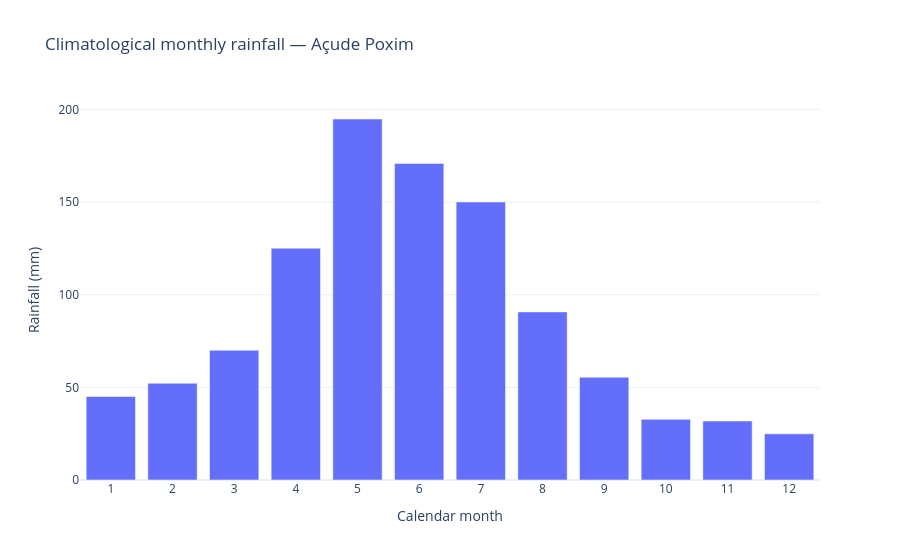

Source (notebook cell):
### Markdown cell above
## Climatological annual cycle

This table and chart show the twelve supplied monthly normals, independently of the
historical window. Their sum is the climatological annual rainfall total in mm/year.

### Code cell
climatology_table = climatology_data["basin_mean"].to_series().rename("climatology_mm").to_frame()
ipython_display(climatology_table.round(2))
print(f"Climatological annual rainfall: {climatology_table['climatology_mm'].sum():.1f} mm/year")

fig = go.Figure(
    go.Bar(
        x=climatology_table.index,
        y=climatology_table["climatology_mm"],
        name="MERGE climatology",
    )
)
fig.update_layout(
    title=f"Climatological monthly rainfall — {BASIN_NAME}",
    xaxis={"title": "Calendar month", "tickmode": "linear", "dtick": 1},
    yaxis_title="Rainfall (mm)",
    template="plotly_white",
)
fig.show()

### Figure 1 — Plotly figure (JSON) as saved in the notebook; plotly's stock layout.template omitted (floating-point values rounded to 4 significant figures)
{"data": [{"name": "MERGE climatology", "type": "bar", "x": [1, 2, 3, 4, 5, 6, 7, 8, 9, 10, 11, 12], "y": [45.09, 52.23, 70.05, 125.1, 194.9, 170.9, 150.1, 90.76, 55.47, 32.76, 31.83, 24.92]}], "layout": {"title": {"text": "Climatological monthly rainfall — Açude Poxim"}, "xaxis": {"dtick": 1, "tickmode": "linear", "title": {"text": "Calendar month"}}, "yaxis": {"title": {"text": "Rainfall (mm)"}}}}
